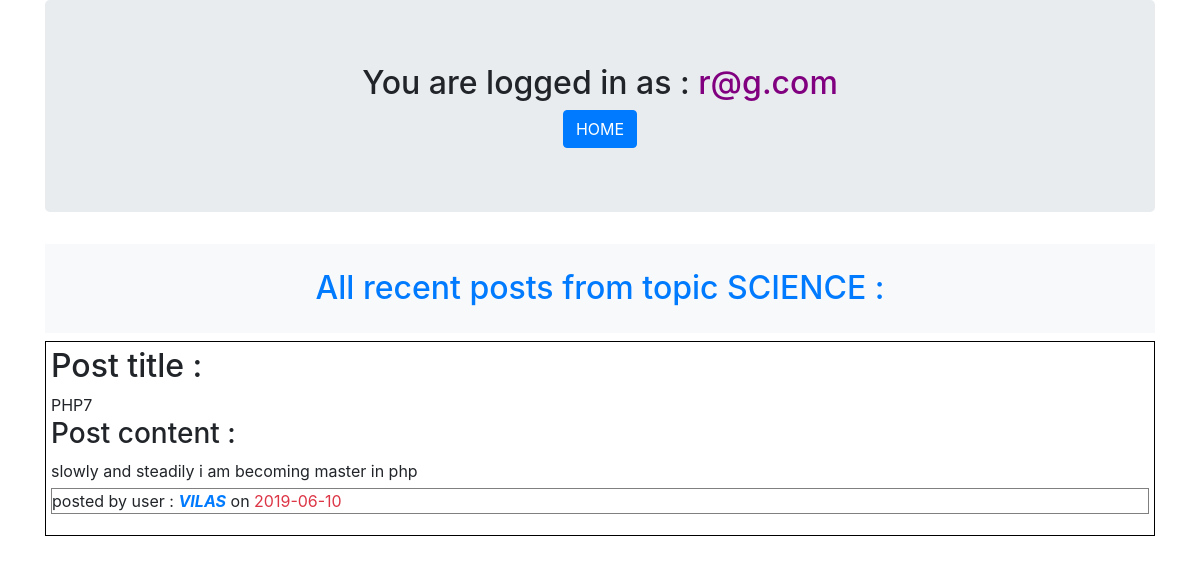
Page /science.php (signed in) on the committed database.
### tables this page shows
CREATE TABLE `posts` (
  `post_id` int(11) NOT NULL,
  `user_id` int(11) NOT NULL,
  `user_name` varchar(100) NOT NULL,
  `topic_id` int(11) NOT NULL,
  `post_title` text NOT NULL,
  `post_content` text NOT NULL,
  `post_date` date NOT NULL
);

### functions/functions.php (the view, shortened to what this page needs)
<?php
include "includes/connection.php";
function getscience(){
  global $con;
  $gettitleid = "select * from topics where topic_title='Science'";
  $run_gettitleid= mysqli_query($con, $gettitleid);
  while($row = mysqli_fetch_assoc($run_gettitleid))
    $var = $row['topic_id'];
  $getpost = "select * from posts where topic_id='$var' ORDER BY post_id DESC";
  $run_getpost = mysqli_query($con, $getpost);
  while($roww = mysqli_fetch_assoc($run_getpost)){
    $post_title = $roww['post_title'];
    $post_content = $roww['post_content'];
    $user_post_name = strtoupper($roww['user_name']);
    $date = $roww['post_date'];
    echo "<div style='border:1px solid black;'>
          <div style='padding:5px;'>
          <h2>Post title :</h2> $post_title
          <h3>Post content :</h3> $post_content
          <p style='border:1px solid grey; margin-top:5px;'>posted by user :
            <span class='text-primary'><b><i>$user_post_name</i></b></span>
            on <span class='text-danger'>$date</span>
          </p>
          </div>
          </div>
          <br /><br />
          ";
  }
}
?>

### rows in the picture
posts: post_title "PHP7", post_content "slowly and steadily i am becoming master in php", user_name "VILAS", post_date "2019-06-10"

### other values in the picture
$_SESSION['user_email'] "r@g.com"
